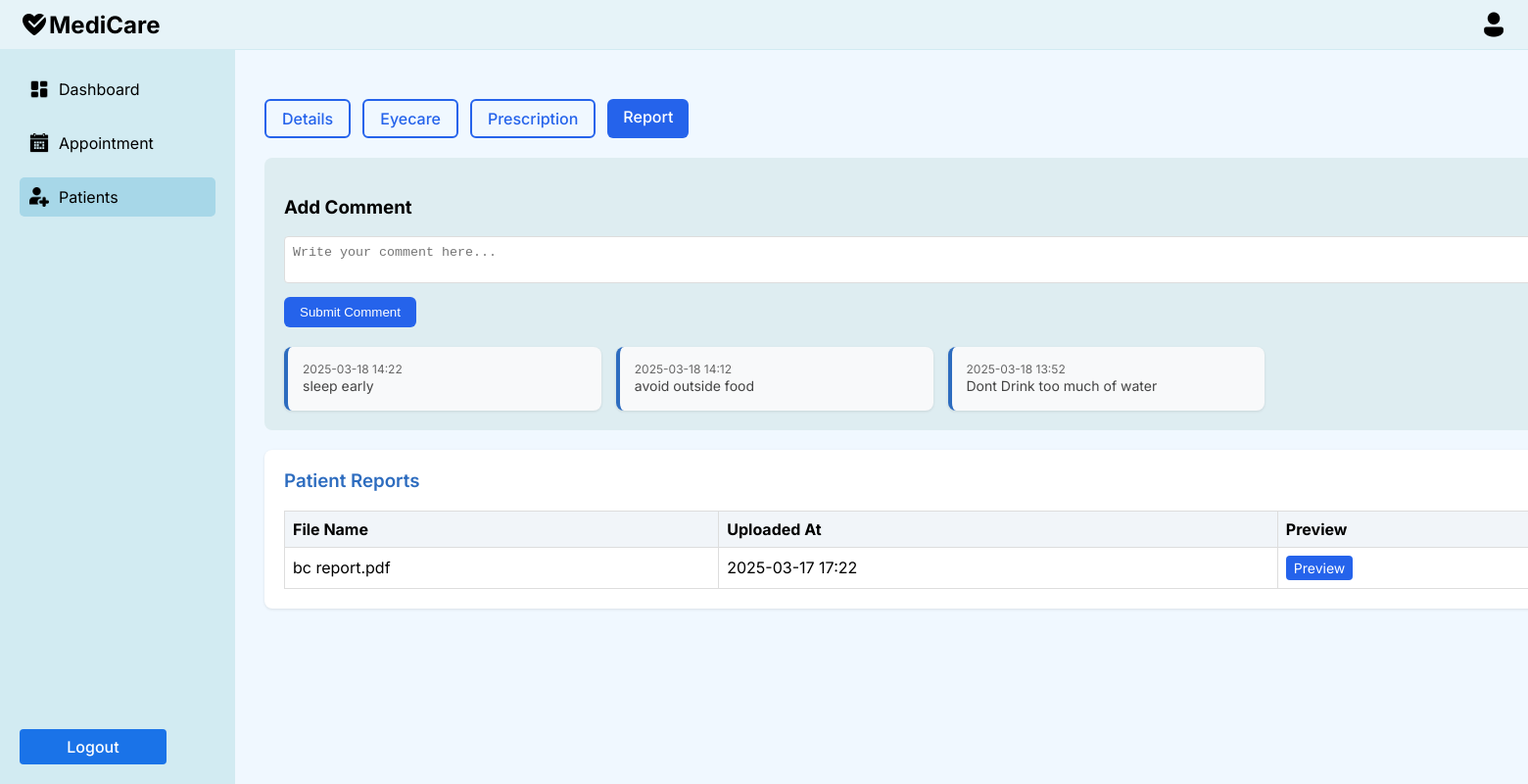
/accounts/staff_pat_rep/7/ (signed in), run on an earlier commit of the app's database.
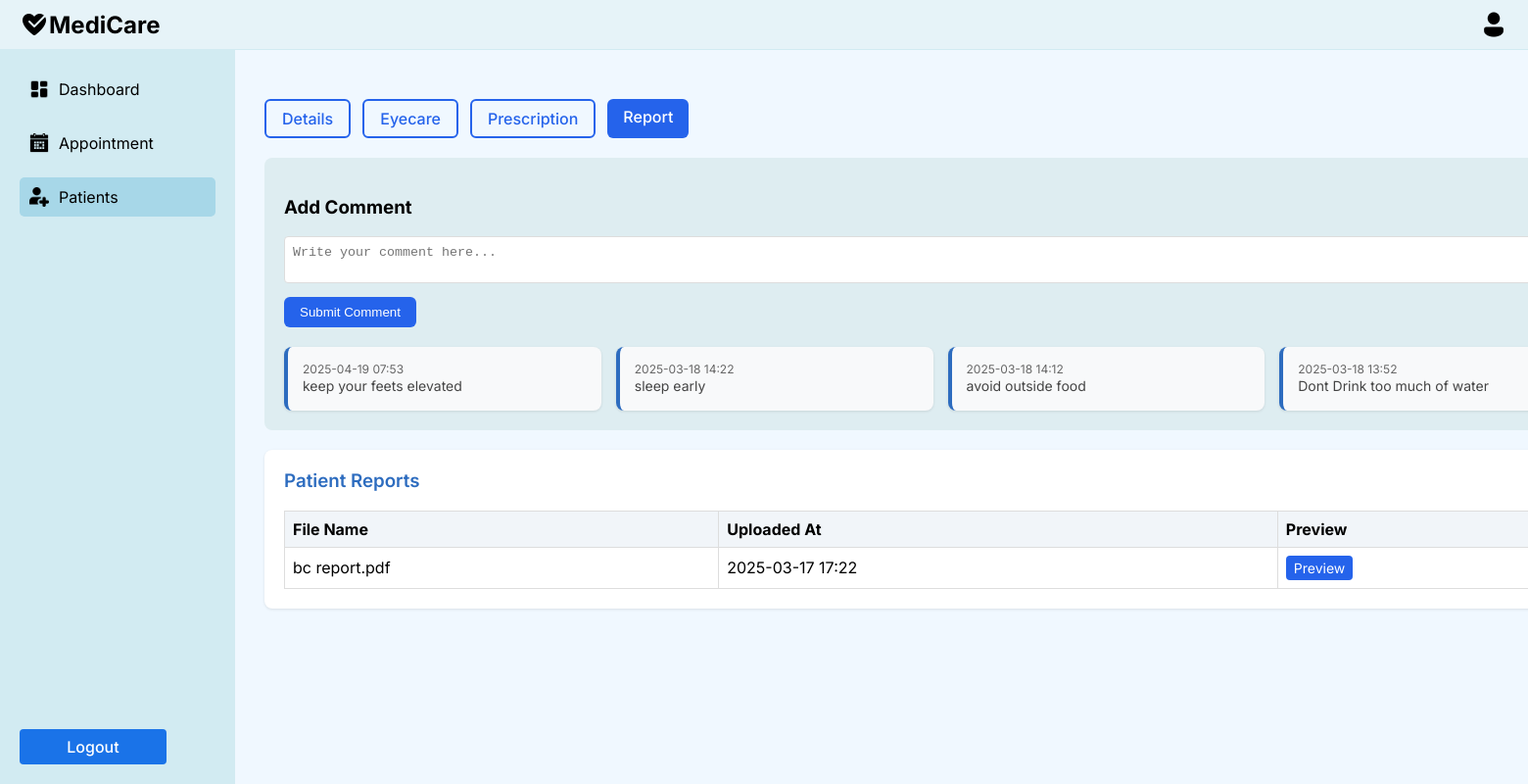
And on a later commit of the database.
### accounts/models.py (models this page shows, shortened)
class DoctorComment(models.Model):
    patient = models.ForeignKey(settings.AUTH_USER_MODEL, on_delete=models.CASCADE, related_name='doctor_comments')
    doctor = models.ForeignKey(settings.AUTH_USER_MODEL, on_delete=models.CASCADE, related_name='comments_given')
    comment = models.TextField()
    commented_at = models.DateTimeField(auto_now_add=True)

class PatientReport(models.Model):
    patient = models.ForeignKey(settings.AUTH_USER_MODEL, on_delete=models.CASCADE, related_name='reports')
    file_name = models.CharField(max_length=255)
    file = models.FileField(upload_to='patient_reports/')
    uploaded_at = models.DateTimeField(auto_now_add=True)

### accounts/views.py (the view)
# urls.py: path('staff_pat_rep/<int:patient_id>/', views.staff_pat_rep, name='staff_pat_rep'),
@login_required
def staff_pat_rep(request, patient_id):
    patient = get_object_or_404(PatientReg, id=patient_id)
    reports = PatientReport.objects.filter(patient=patient.user).order_by('-uploaded_at')
    comments = DoctorComment.objects.filter(patient=patient.user).order_by('-commented_at')
    is_dialysis_doctor = False
    if request.user.role == User.DOCTOR:
        try:
            staff = StaffD.objects.get(user=request.user)
            is_dialysis_doctor = staff.department == 'Dialysis'
            is_eyecare_doctor = staff.department == 'EyeCare'
            is_cardio_doctor = staff.department == 'Cardiology'
        except StaffD.DoesNotExist:
            pass
    context = {
        'patient': patient,
        'reports': reports,
        'comments': comments,
        'is_dialysis_doctor': is_dialysis_doctor,
        'is_eyecare_doctor': is_eyecare_doctor,
        "is_cardio_doctor": is_cardio_doctor,
    }
    return render(request, 'accounts/staff_pat_rep.html', context)

### accounts/context_processors.py (called while the page is built)
def media_url(request):
    return {
        'MEDIA_URL': settings.MEDIA_URL,
    }

### templates/accounts/staff_pat_rep.html (shortened to what this page needs)
<!DOCTYPE html>
<html lang="en">
<head>
</head>
<body>
    <div class="container">
        <div class="navbar">
            <div class="logo">
                <img src="{{ MEDIA_URL }}Heart Health.png" alt="Heart Icon">
                MediCare
            </div>
            <div class="profile">
                <img src="{{ MEDIA_URL }}Male User.png" alt="Dr. Sarah K Profile">
            </div>
        </div>
        <div class="content">
            <div class="sidebar">
                <a href="{% url 'staff_dash' %}" class="menu-item">
                    <img src="{{ MEDIA_URL }}Control Panel.png" alt="Dashboard">
                    Dashboard
                </a>
                <a href="{% url 'staff_app' %}" class="menu-item">
                    <img src="{{ MEDIA_URL }}appointment.png" alt="Appointment">
                    Appointment
                </a>
                <div class="menu-item active">
                    <img src="{{ MEDIA_URL }}patient.png" alt="Patients">
                    Patients
                </div>
                <div class="logout">
                    <a href="{% url 'logouts' %}" class="logout-btn">Logout</a>
                </div>
            </div>
            <div class="main-content">
                <div class="button-group">
                    <a href="{% url 'staff_pat1' patient.id %}" class="btn inactive">Details</a>
                    {% if is_eyecare_doctor %}
                     <a href="{% url 'staff_pat_eyecare' patient.id %}" class="btn inactive">Eyecare</a>
                    {% endif %}
                    <a href="{% url 'staff_pat_pres' patient.id %}" class="btn inactive">Prescription</a>
                    <a href="{% url 'staff_pat_rep' patient.id %}" class="btn">Report</a>
                </div>
                <div class="welcome-card">
                    <h3>Add Comment</h3>
                    <form method="post" action="{% url 'add_comment' patient.id %}" class="comment-form">
                        <textarea name="comment" placeholder="Write your comment here..." required></textarea>
                        <button type="submit">Submit Comment</button>
                    </form>
                    <div class="comment-list">
                        {% for comment in comments %}
                        <div class="comment-card">
                            <div class="comment-date">{{ comment.commented_at|date:"Y-m-d H:i" }}</div>
                            <div class="comment-text">{{ comment.comment }}</div>
                        </div>
                        {% endfor %}
                    </div>
                </div>
                <div class="report-list">
                    <h3>Patient Reports</h3>
                    <table>
                        <thead>
                            <tr>
                                <th>File Name</th>
                                <th>Uploaded At</th>
                                <th>Preview</th>
                            </tr>
                        </thead>
                        <tbody>
                            {% for report in reports %}
                            <tr>
                                <td>{{ report.file_name }}</td>
                                <td>{{ report.uploaded_at|date:"Y-m-d H:i" }}</td>
                                <td>
                                    <a href="{{ report.file.url }}" target="_blank" class="preview-link">Preview</a>
                                </td>
                            </tr>
                            {% endfor %}
                        </tbody>
                    </table>
                </div>
            </div>
        </div>
    </div>
</body>
</html>

What changed in the data, as far as the page shows it:
added DoctorComment: commented_at "2025-04-19 07:53", comment "keep your feets elevated"
